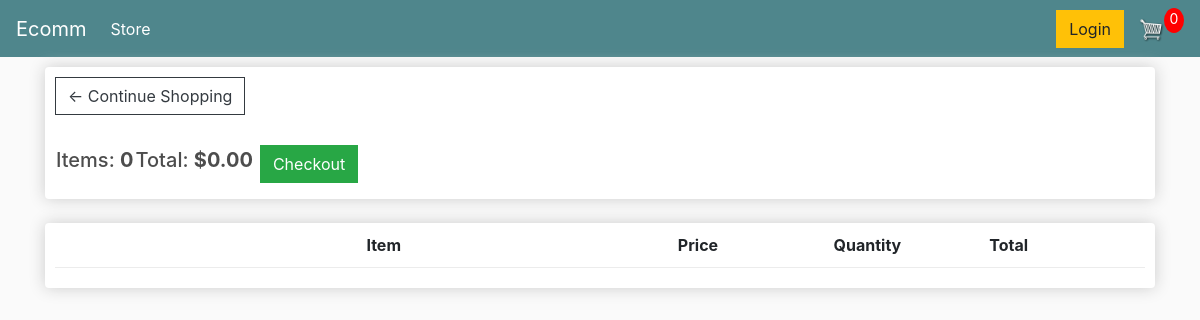
The app's page /cart/ (signed in), older data.
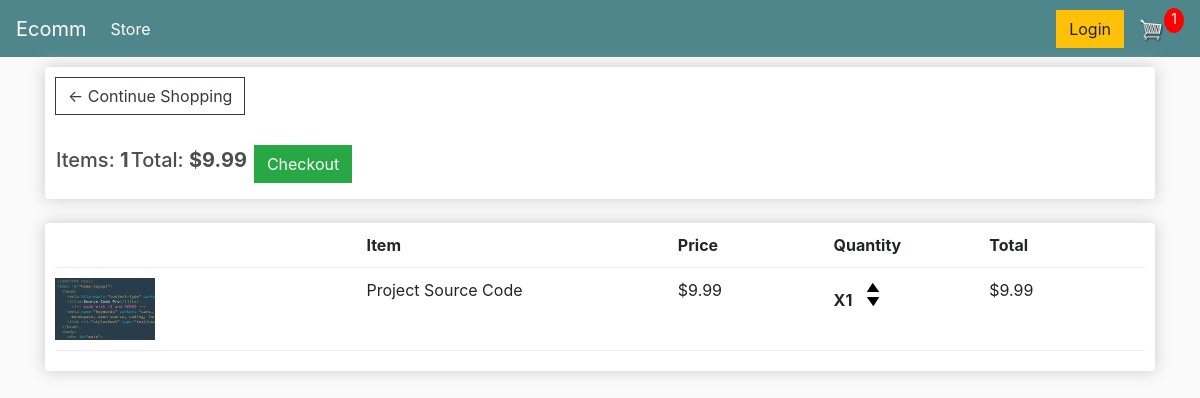
The same page, newer data.
### store/models.py (models this page shows, shortened)
class Order(models.Model):
    customer = models.ForeignKey(Customer, on_delete=models.SET_NULL, null=True, blank=True)
    date_ordered = models.DateTimeField(auto_now_add=True)
    complete = models.BooleanField(default=False, null=True, blank=False)
    transaction_id = models.CharField(max_length=100, null=True)
    @property
    def get_cart_total(self):
        orderitems = self.orderitem_set.all()
        total = sum([item.get_total for item in orderitems]) #total price in the cart
        return total
    @property
    def get_cart_items(self):
        orderitems = self.orderitem_set.all()
        total = sum([item.quantity for item in orderitems]) #how many items are in your cart
        return total

class OrderItem(models.Model):
    product = models.ForeignKey(Product, on_delete=models.SET_NULL, blank=True, null=True)
    order = models.ForeignKey(Order, on_delete=models.SET_NULL, blank=True, null=True)
    quantity = models.IntegerField(default=0, null=True, blank=True)
    date_added = models.DateTimeField(auto_now_add=True)
    @property ## total value of the orderItem
    def get_total(self):
        total = self.product.price * self.quantity
        return total

class Product(models.Model):
    name = models.CharField(max_length=100, null=True)
    price = models.DecimalField(max_digits=7, decimal_places=2)
    digital = models.BooleanField(default=False, null=True, blank=True) ## know if the item is digital and  does not need to be shipped
    image = models.ImageField(null=True, blank=False)
    @property
    def imageURL(self):
        try:
            url = self.image.url
        except:
            url=''
        return url

### store/views.py (the view)
# urls.py: path('cart/', views.cart, name="cart"),
def cart(request):
    data = cartData(request)
    cartItems = data['cartItems']
    order = data['order']
    items = data['items']
    context = {'items': items, 'order': order, 'cartItems': cartItems}
    return render(request, 'store/cart.html', context)

### store/utils.py (called while the page is built)
def cartData(request):
    if request.user.is_authenticated:
        customer = request.user.customer
        order, created = Order.objects.get_or_create(customer=customer, complete=False)
        items = order.orderitem_set.all()
        cartItems = order.get_cart_items
    else:
        cookieData= cookieCart(request)
        cartItems = cookieData['cartItems']
        order = cookieData['order']
        items = cookieData['items']
    return{'cartItems': cartItems, 'order': order, 'items': items}

### store/templates/store/cart.html
{% extends 'store/main.html'%}
{% load static %}
{%block content%}
<div class="row">
    <div class="col-lg-12">
        <div class="box-element">
            <a href="{% url 'store'%}" class="btn btn-outline-dark">&#x2190; Continue Shopping</a>
            <br>
            <br>
            <table>
                <tr>
                    <th><h5>Items: <strong>{{order.get_cart_items}}</strong></h5></th>
                    <th><h5>Total: <strong>${{order.get_cart_total |floatformat:2}}</strong></h5></th>
                    <th>
                        <a style="float:right; margin: 5px" class="btn btn-success text-right" href="{% url 'checkout' %}">Checkout</a>
                    </th>
                </tr>
            </table>
        </div>
        <br>
        <div class="box-element">
            <div class="cart-row">
                <div style="flex:2"></div>
                <div style="flex:2"><strong>Item</strong></div>
                <div style="flex:1"><strong>Price</strong></div>
                <div style="flex:1"><strong>Quantity</strong></div>
                <div style="flex:1"><strong>Total</strong></div>
            </div>
            {% for item in items %}
            <div class="cart-row">
                <div style="flex:2"><img src="{{ item.product.imageURL}}" class="row-image" alt=""></div>
                <div style="flex:2">{{item.product.name}}</div>
                <div style="flex:1"><p>${{item.product.price|floatformat:2}}</p></div>
                <div style="flex:1">
                    <p class="quantity">X{{item.quantity}}</p>
                    <div class="quantity">
                        <img data-product="{{item.product.id}}" data-action="add" class="chg-quantity update-cart" src="{% static 'images/arrow-up.png'%}">
                        <img data-product="{{item.product.id}}" data-action="remove" class="chg-quantity update-cart" src="{% static 'images/arrow-down.png'%}" >
                    </div>
                </div>
                <div style="flex:1"><p>${{item.get_total}}</p></div>
            </div>
            {% endfor %}
        </div>
    </div>
</div>
{% endblock content %}

### store/templates/store/main.html (shortened to what this page needs)
<!DOCTYPE html>
<html lang="en">
    {% load static%}
<head>
    <link rel="stylesheet" href="https://stackpath.bootstrapcdn.com/bootstrap/4.5.2/css/bootstrap.min.css">
    <link rel="stylesheet" type="text/css" href="{% static 'css/main.css'%}">
</head>
<body>
    <nav class="navbar navbar-expand-lg navbar-dark bg-dark">
    <a class="navbar-brand" href="{% url 'store' %}">Ecomm</a>
        <div class="collapse navbar-collapse" id="navbarSupportedContent">
            <ul class="navbar-nav mr-auto">
            <li class="nav-item active">
                <a class="nav-link" href="{% url 'store' %}">Store <span class="sr-only">(current)</span></a>
            </li>
            </ul>
            <div class="form-inline my-2 my-lg-0">
                <a href="#"class="btn btn-warning">Login</a>
                <a href="{% url 'cart' %}">
                    <img  id="cart-icon" src="{% static 'images/cart.png' %}">
                </a>
                <p id="cart-total">{{cartItems}}</p>
                </div>
        </div>
    </nav>
    <div class="container">
        {% block content %}
        {% endblock %}
    </div>
</body>
</html>

### static/css/main.css (style rules this page uses)
body { background-color: hsl(0, 0%, 98%); }
h1,h2,h3,h4,h5,h6 { color:hsl(0, 0%, 30%); }
.box-element { box-shadow:hsl(0, 0%, 80%) 0 0 16px; background-color: #fff; border-radius: 4px; padding: 10px; }
.bg-dark { background-color: #4f868c!important; }
#cart-icon { width:25px; display: inline-block; margin-left: 15px; }
#cart-total { display: block; text-align: center; color:#fff; background-color: red; width: 20px; height: 25px; border-radius: 50%; font-size: 14px; }
.col-lg-4, .col-lg-6, .col-lg-8, .col-lg-12 { margin-top: 10px; }
.btn { border-radius: 0; }
.row-image { width: 100px; }
.cart-row { display: flex; align-items: flex-stretch; padding-bottom: 10px; margin-bottom: 10px; border-bottom: 1px solid #ececec; }
.quantity { display: inline-block; font-weight: 700; padding-right:10px; }
.chg-quantity { width: 12px; cursor: pointer; display: block; margin-top: 5px; transition:.1s; }

Row changes from the older to the newer data that the page shows:
computed for Order: get_cart_items "0" → "1"; get_cart_total "0.00" → "9.99"
added OrderItem: product.imageURL (picture), product.name "Project Source Code", product.price "9.99", quantity "1", get_total "9.99"
Text that changed along with them:
{{ cartItems }}: "0" → "1"
